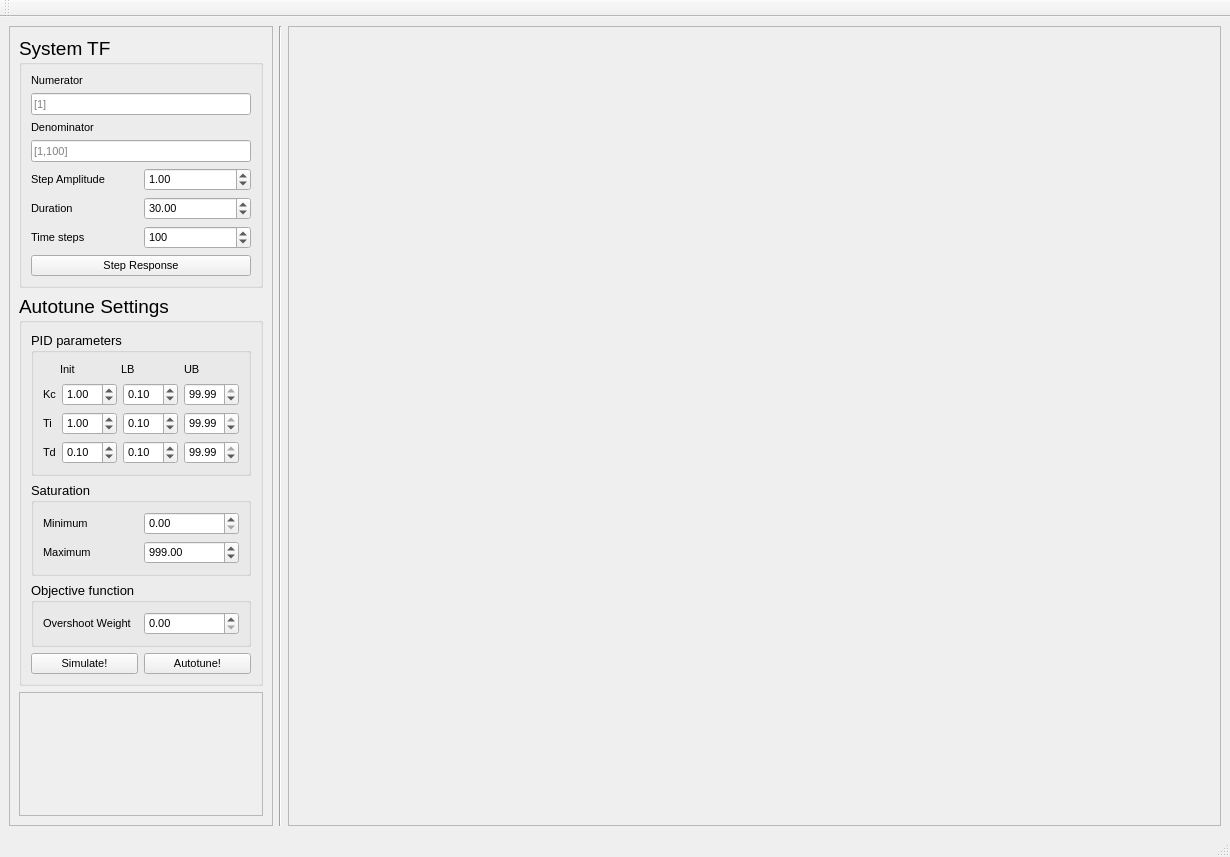
<?xml version="1.0" encoding="UTF-8"?>
<ui version="4.0">
 <class>MainWindow</class>
 <widget class="QMainWindow" name="MainWindow">
  <property name="geometry">
   <rect>
    <x>0</x>
    <y>0</y>
    <width>1230</width>
    <height>857</height>
   </rect>
  </property>
  <property name="windowTitle">
   <string>PID Autotuner</string>
  </property>
  <property name="windowIcon">
   <iconset>
    <normaloff>../../../../TemperatureLogger/img/temperature.png</normaloff>../../../../TemperatureLogger/img/temperature.png</iconset>
  </property>
  <widget class="QWidget" name="centralwidget">
   <layout class="QHBoxLayout" name="horizontalLayout">
    <item>
     <widget class="QFrame" name="frame">
      <property name="sizePolicy">
       <sizepolicy hsizetype="Preferred" vsizetype="Preferred">
        <horstretch>1</horstretch>
        <verstretch>0</verstretch>
       </sizepolicy>
      </property>
      <property name="frameShape">
       <enum>QFrame::StyledPanel</enum>
      </property>
      <property name="frameShadow">
       <enum>QFrame::Raised</enum>
      </property>
      <layout class="QVBoxLayout" name="verticalLayout_8">
       <item>
        <widget class="QGroupBox" name="Control">
         <property name="sizePolicy">
          <sizepolicy hsizetype="Preferred" vsizetype="Preferred">
           <horstretch>0</horstretch>
           <verstretch>0</verstretch>
          </sizepolicy>
         </property>
         <property name="font">
          <font>
           <pointsize>14</pointsize>
          </font>
         </property>
         <property name="title">
          <string>System TF</string>
         </property>
         <layout class="QVBoxLayout" name="verticalLayout_5">
          <item>
           <widget class="QLabel" name="label">
            <property name="font">
             <font>
              <pointsize>8</pointsize>
             </font>
            </property>
            <property name="text">
             <string>Numerator</string>
            </property>
           </widget>
          </item>
          <item>
           <widget class="QLineEdit" name="Tfnum">
            <property name="font">
             <font>
              <pointsize>8</pointsize>
             </font>
            </property>
            <property name="text">
             <string/>
            </property>
            <property name="placeholderText">
             <string>[1]</string>
            </property>
           </widget>
          </item>
          <item>
           <widget class="QLabel" name="label_2">
            <property name="font">
             <font>
              <pointsize>8</pointsize>
             </font>
            </property>
            <property name="text">
             <string>Denominator</string>
            </property>
           </widget>
          </item>
          <item>
           <widget class="QLineEdit" name="Tfden">
            <property name="font">
             <font>
              <pointsize>8</pointsize>
             </font>
            </property>
            <property name="placeholderText">
             <string>[1,100]</string>
            </property>
           </widget>
          </item>
          <item>
           <layout class="QHBoxLayout" name="horizontalLayout_8">
            <item>
             <widget class="QLabel" name="label_12">
              <property name="font">
               <font>
                <pointsize>8</pointsize>
               </font>
              </property>
              <property name="text">
               <string>Step Amplitude</string>
              </property>
             </widget>
            </item>
            <item>
             <widget class="QDoubleSpinBox" name="stepAmp">
              <property name="font">
               <font>
                <pointsize>8</pointsize>
               </font>
              </property>
              <property name="value">
               <double>1.000000000000000</double>
              </property>
             </widget>
            </item>
           </layout>
          </item>
          <item>
           <layout class="QHBoxLayout" name="horizontalLayout_9">
            <item>
             <widget class="QLabel" name="label_13">
              <property name="font">
               <font>
                <pointsize>8</pointsize>
               </font>
              </property>
              <property name="text">
               <string>Duration</string>
              </property>
             </widget>
            </item>
            <item>
             <widget class="QDoubleSpinBox" name="simDuration">
              <property name="font">
               <font>
                <pointsize>8</pointsize>
               </font>
              </property>
              <property name="value">
               <double>30.000000000000000</double>
              </property>
             </widget>
            </item>
           </layout>
          </item>
          <item>
           <layout class="QHBoxLayout" name="horizontalLayout_10">
            <item>
             <widget class="QLabel" name="label_14">
              <property name="font">
               <font>
                <pointsize>8</pointsize>
               </font>
              </property>
              <property name="text">
               <string>Time steps</string>
              </property>
             </widget>
            </item>
            <item>
             <widget class="QSpinBox" name="timeSteps">
              <property name="font">
               <font>
                <pointsize>8</pointsize>
               </font>
              </property>
              <property name="maximum">
               <number>1000</number>
              </property>
              <property name="value">
               <number>100</number>
              </property>
             </widget>
            </item>
           </layout>
          </item>
          <item>
           <widget class="QPushButton" name="StepResponse">
            <property name="font">
             <font>
              <pointsize>8</pointsize>
             </font>
            </property>
            <property name="text">
             <string>Step Response</string>
            </property>
           </widget>
          </item>
         </layout>
        </widget>
       </item>
       <item>
        <widget class="QGroupBox" name="AutotunePM">
         <property name="font">
          <font>
           <pointsize>14</pointsize>
          </font>
         </property>
         <property name="title">
          <string>Autotune Settings</string>
         </property>
         <layout class="QVBoxLayout" name="verticalLayout_3">
          <item>
           <widget class="QGroupBox" name="groupBox_2">
            <property name="font">
             <font>
              <pointsize>10</pointsize>
             </font>
            </property>
            <property name="title">
             <string>PID parameters</string>
            </property>
            <layout class="QVBoxLayout" name="verticalLayout_4">
             <item>
              <layout class="QHBoxLayout" name="horizontalLayout_7">
               <item>
                <widget class="QLabel" name="label_11">
                 <property name="text">
                  <string/>
                 </property>
                </widget>
               </item>
               <item>
                <widget class="QLabel" name="label_8">
                 <property name="font">
                  <font>
                   <pointsize>8</pointsize>
                  </font>
                 </property>
                 <property name="text">
                  <string>Init             </string>
                 </property>
                </widget>
               </item>
               <item>
                <widget class="QLabel" name="label_9">
                 <property name="font">
                  <font>
                   <pointsize>8</pointsize>
                  </font>
                 </property>
                 <property name="text">
                  <string>LB              </string>
                 </property>
                </widget>
               </item>
               <item>
                <widget class="QLabel" name="label_10">
                 <property name="font">
                  <font>
                   <pointsize>8</pointsize>
                  </font>
                 </property>
                 <property name="text">
                  <string>UB             </string>
                 </property>
                </widget>
               </item>
              </layout>
             </item>
             <item>
              <layout class="QHBoxLayout" name="horizontalLayout_2">
               <item>
                <widget class="QLabel" name="label_5">
                 <property name="font">
                  <font>
                   <pointsize>8</pointsize>
                  </font>
                 </property>
                 <property name="text">
                  <string>Kc</string>
                 </property>
                </widget>
               </item>
               <item>
                <widget class="QDoubleSpinBox" name="Kc_ini">
                 <property name="font">
                  <font>
                   <pointsize>8</pointsize>
                  </font>
                 </property>
                 <property name="value">
                  <double>1.000000000000000</double>
                 </property>
                </widget>
               </item>
               <item>
                <widget class="QDoubleSpinBox" name="Kc_lb">
                 <property name="font">
                  <font>
                   <pointsize>8</pointsize>
                  </font>
                 </property>
                 <property name="minimum">
                  <double>0.000000000000000</double>
                 </property>
                 <property name="value">
                  <double>0.100000000000000</double>
                 </property>
                </widget>
               </item>
               <item>
                <widget class="QDoubleSpinBox" name="Kc_ub">
                 <property name="font">
                  <font>
                   <pointsize>8</pointsize>
                  </font>
                 </property>
                 <property name="maximum">
                  <double>99.989999999999995</double>
                 </property>
                 <property name="value">
                  <double>99.989999999999995</double>
                 </property>
                </widget>
               </item>
              </layout>
             </item>
             <item>
              <layout class="QHBoxLayout" name="horizontalLayout_3">
               <item>
                <widget class="QLabel" name="label_6">
                 <property name="font">
                  <font>
                   <pointsize>8</pointsize>
                  </font>
                 </property>
                 <property name="text">
                  <string>Ti</string>
                 </property>
                </widget>
               </item>
               <item>
                <widget class="QDoubleSpinBox" name="Ti_ini">
                 <property name="font">
                  <font>
                   <pointsize>8</pointsize>
                  </font>
                 </property>
                 <property name="minimum">
                  <double>0.100000000000000</double>
                 </property>
                 <property name="value">
                  <double>1.000000000000000</double>
                 </property>
                </widget>
               </item>
               <item>
                <widget class="QDoubleSpinBox" name="Ti_lb">
                 <property name="font">
                  <font>
                   <pointsize>8</pointsize>
                  </font>
                 </property>
                 <property name="singleStep">
                  <double>0.100000000000000</double>
                 </property>
                 <property name="value">
                  <double>0.100000000000000</double>
                 </property>
                </widget>
               </item>
               <item>
                <widget class="QDoubleSpinBox" name="Ti_ub">
                 <property name="font">
                  <font>
                   <pointsize>8</pointsize>
                  </font>
                 </property>
                 <property name="minimum">
                  <double>0.100000000000000</double>
                 </property>
                 <property name="value">
                  <double>99.989999999999995</double>
                 </property>
                </widget>
               </item>
              </layout>
             </item>
             <item>
              <layout class="QHBoxLayout" name="horizontalLayout_6">
               <item>
                <widget class="QLabel" name="label_7">
                 <property name="font">
                  <font>
                   <pointsize>8</pointsize>
                  </font>
                 </property>
                 <property name="text">
                  <string>Td</string>
                 </property>
                </widget>
               </item>
               <item>
                <widget class="QDoubleSpinBox" name="Td_ini">
                 <property name="font">
                  <font>
                   <pointsize>8</pointsize>
                  </font>
                 </property>
                 <property name="value">
                  <double>0.100000000000000</double>
                 </property>
                </widget>
               </item>
               <item>
                <widget class="QDoubleSpinBox" name="Td_lb">
                 <property name="font">
                  <font>
                   <pointsize>8</pointsize>
                  </font>
                 </property>
                 <property name="value">
                  <double>0.100000000000000</double>
                 </property>
                </widget>
               </item>
               <item>
                <widget class="QDoubleSpinBox" name="Td_ub">
                 <property name="font">
                  <font>
                   <pointsize>8</pointsize>
                  </font>
                 </property>
                 <property name="value">
                  <double>99.989999999999995</double>
                 </property>
                </widget>
               </item>
              </layout>
             </item>
            </layout>
           </widget>
          </item>
          <item>
           <widget class="QGroupBox" name="groupBox">
            <property name="font">
             <font>
              <pointsize>10</pointsize>
             </font>
            </property>
            <property name="title">
             <string>Saturation</string>
            </property>
            <layout class="QVBoxLayout" name="verticalLayout_6">
             <item>
              <layout class="QHBoxLayout" name="horizontalLayout_12">
               <item>
                <widget class="QLabel" name="label_16">
                 <property name="font">
                  <font>
                   <pointsize>8</pointsize>
                  </font>
                 </property>
                 <property name="text">
                  <string>Minimum</string>
                 </property>
                </widget>
               </item>
               <item>
                <widget class="QDoubleSpinBox" name="out_min">
                 <property name="font">
                  <font>
                   <pointsize>8</pointsize>
                  </font>
                 </property>
                </widget>
               </item>
              </layout>
             </item>
             <item>
              <layout class="QHBoxLayout" name="horizontalLayout_11">
               <item>
                <widget class="QLabel" name="label_15">
                 <property name="font">
                  <font>
                   <pointsize>8</pointsize>
                  </font>
                 </property>
                 <property name="text">
                  <string>Maximum</string>
                 </property>
                </widget>
               </item>
               <item>
                <widget class="QDoubleSpinBox" name="out_max">
                 <property name="font">
                  <font>
                   <pointsize>8</pointsize>
                  </font>
                 </property>
                 <property name="maximum">
                  <double>999.990000000000009</double>
                 </property>
                 <property name="value">
                  <double>999.000000000000000</double>
                 </property>
                </widget>
               </item>
              </layout>
             </item>
            </layout>
           </widget>
          </item>
          <item>
           <widget class="QGroupBox" name="groupBox_3">
            <property name="font">
             <font>
              <pointsize>10</pointsize>
             </font>
            </property>
            <property name="title">
             <string>Objective function</string>
            </property>
            <layout class="QVBoxLayout" name="verticalLayout_2">
             <item>
              <layout class="QHBoxLayout" name="horizontalLayout_4">
               <item>
                <widget class="QLabel" name="label_3">
                 <property name="font">
                  <font>
                   <pointsize>8</pointsize>
                  </font>
                 </property>
                 <property name="text">
                  <string>Overshoot Weight</string>
                 </property>
                </widget>
               </item>
               <item>
                <widget class="QDoubleSpinBox" name="doubleSpinBox">
                 <property name="font">
                  <font>
                   <pointsize>8</pointsize>
                  </font>
                 </property>
                </widget>
               </item>
              </layout>
             </item>
            </layout>
           </widget>
          </item>
          <item>
           <layout class="QHBoxLayout" name="horizontalLayout_13">
            <item>
             <widget class="QPushButton" name="Simulate">
              <property name="font">
               <font>
                <pointsize>8</pointsize>
               </font>
              </property>
              <property name="text">
               <string>Simulate!</string>
              </property>
             </widget>
            </item>
            <item>
             <widget class="QPushButton" name="Autotune">
              <property name="font">
               <font>
                <pointsize>8</pointsize>
               </font>
              </property>
              <property name="text">
               <string>Autotune!</string>
              </property>
             </widget>
            </item>
           </layout>
          </item>
         </layout>
        </widget>
       </item>
       <item>
        <widget class="QFrame" name="frame_2">
         <property name="sizePolicy">
          <sizepolicy hsizetype="Preferred" vsizetype="Preferred">
           <horstretch>0</horstretch>
           <verstretch>5</verstretch>
          </sizepolicy>
         </property>
         <property name="frameShape">
          <enum>QFrame::StyledPanel</enum>
         </property>
         <property name="frameShadow">
          <enum>QFrame::Raised</enum>
         </property>
        </widget>
       </item>
      </layout>
     </widget>
    </item>
    <item>
     <widget class="Line" name="line">
      <property name="orientation">
       <enum>Qt::Vertical</enum>
      </property>
     </widget>
    </item>
    <item>
     <widget class="QFrame" name="frame_3">
      <property name="sizePolicy">
       <sizepolicy hsizetype="Preferred" vsizetype="Preferred">
        <horstretch>11</horstretch>
        <verstretch>0</verstretch>
       </sizepolicy>
      </property>
      <property name="frameShape">
       <enum>QFrame::StyledPanel</enum>
      </property>
      <property name="frameShadow">
       <enum>QFrame::Raised</enum>
      </property>
      <layout class="QVBoxLayout" name="verticalLayout">
       <item>
        <widget class="MplWidget" name="Plot1" native="true"/>
       </item>
       <item>
        <widget class="MplWidget" name="Plot2" native="true"/>
       </item>
      </layout>
     </widget>
    </item>
   </layout>
  </widget>
  <widget class="QMenuBar" name="menubar">
   <property name="geometry">
    <rect>
     <x>0</x>
     <y>0</y>
     <width>1230</width>
     <height>18</height>
    </rect>
   </property>
  </widget>
  <widget class="QStatusBar" name="statusbar"/>
  <widget class="QToolBar" name="toolBar">
   <property name="windowTitle">
    <string>toolBar</string>
   </property>
   <attribute name="toolBarArea">
    <enum>TopToolBarArea</enum>
   </attribute>
   <attribute name="toolBarBreak">
    <bool>false</bool>
   </attribute>
  </widget>
 </widget>
 <customwidgets>
  <customwidget>
   <class>MplWidget</class>
   <extends>QWidget</extends>
   <header>CustomWidgets.mplwidget</header>
   <container>1</container>
  </customwidget>
 </customwidgets>
 <resources/>
 <connections>
  <connection>
   <sender>Autotune</sender>
   <signal>clicked()</signal>
   <receiver>MainWindow</receiver>
   <slot>eventHandler()</slot>
   <hints>
    <hint type="sourcelabel">
     <x>174</x>
     <y>469</y>
    </hint>
    <hint type="destinationlabel">
     <x>211</x>
     <y>454</y>
    </hint>
   </hints>
  </connection>
 </connections>
 <slots>
  <slot>eventHandler()</slot>
 </slots>
</ui>
